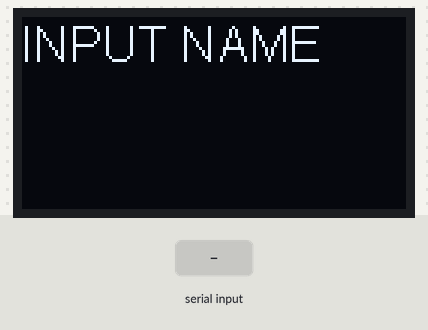
Recording of a sketch running on a simulated ESP32. On the bench: 128×64 one-colour display. The inputs (shaded band) are chosen by the test bench. What the sketch prints to the serial monitor is not drawn.

Above: at 6.2 s.

The sketch:

flanken-1.ino
```cpp
#include <Wire.h>
#include "SSD1306Wire.h"

#define SCREEN_WIDTH 128  // OLED Display Breite, in Pixel
#define SCREEN_HEIGHT 64  // OLED Display Höhe, in Pixel

SSD1306Wire display(0x3c, 21, 22);  // 21=SDA 22=SCL I2C-Bus Pins

// ***** globale Variablen *************************************************
long showtime;
int x, y;  // Pixel-Koordinaten für das Display

// Variablen für die Eingabe
char name[100];  // Array für den Namen, maximal 99 Zeichen + null-terminierend
int i = 0;       // Index für die Zeichen im Array

// ***** Initialisierung **************************************************
void setup() {
  Serial.begin(9600);  // Seriellen Monitor starten
  display.init();  // Initialisierung des OLED
  display.flipScreenVertically();  // Ausrichtung passend zur Platine
  display.setFont(ArialMT_Plain_16);  // Schriftgröße einstellen
  display.drawString(0, 0, "INPUT NAME");  // Text auf OLED anzeigen
  display.setTextAlignment(TEXT_ALIGN_CENTER);  // Text zentrieren
  display.display();  // Anzeige aktualisieren
  delay(5000);  // 5 Sekunden warten
  display.setTextAlignment(TEXT_ALIGN_LEFT);  // Text linksbündig setzen
  x = 2;  // Startposition setzen
  y = 2;
}

// ***** Endlosschleife ***************************************************
void loop() {
  if (Serial.available() > 0) {
    char incomingByte = Serial.read();  // Ein Zeichen von der seriellen Schnittstelle lesen

    if (incomingByte == '\n' || incomingByte == '\r') {  // Wenn Enter (newline oder carriage return) gedrückt wurde
      name[i] = '\0';  // Null-Terminierung für die Zeichenkette
      Serial.print("Du heißt: ");
      Serial.println(name);  // Den Namen über den seriellen Monitor ausgeben
      i = 0;  // Den Index zurücksetzen, um für den nächsten Namen bereit zu sein
    } else {
      if (i < sizeof(name) - 1) {  // Sicherstellen, dass die Länge des Namens nicht überschritten wird
        name[i] = incomingByte;  // Das Zeichen in das Array einfügen
        i++;  // Den Index erhöhen
      }
    }
  }
}
```
